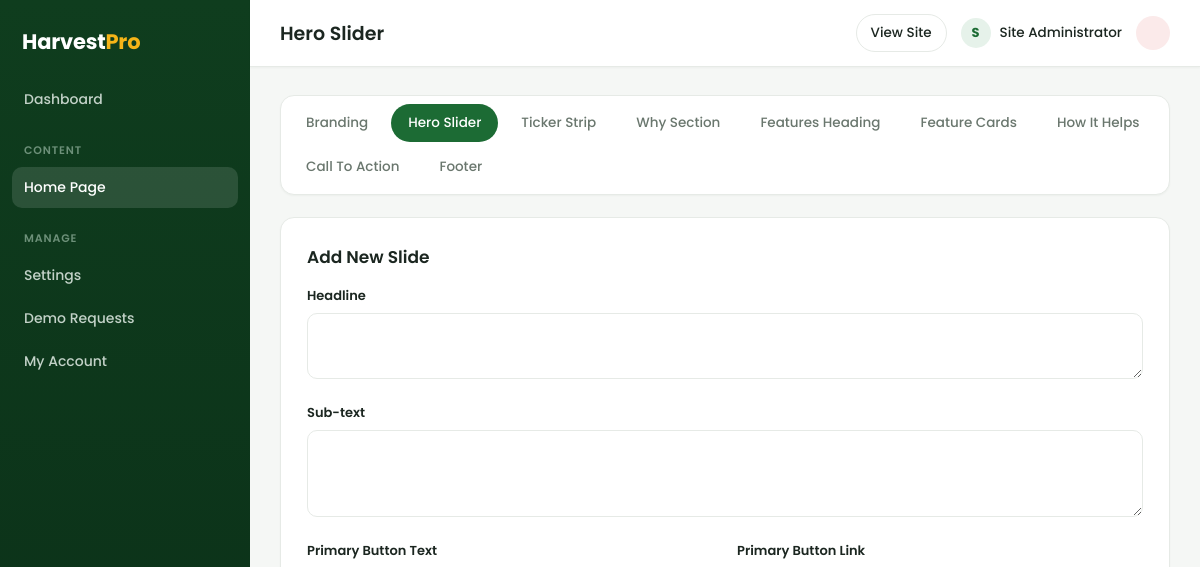
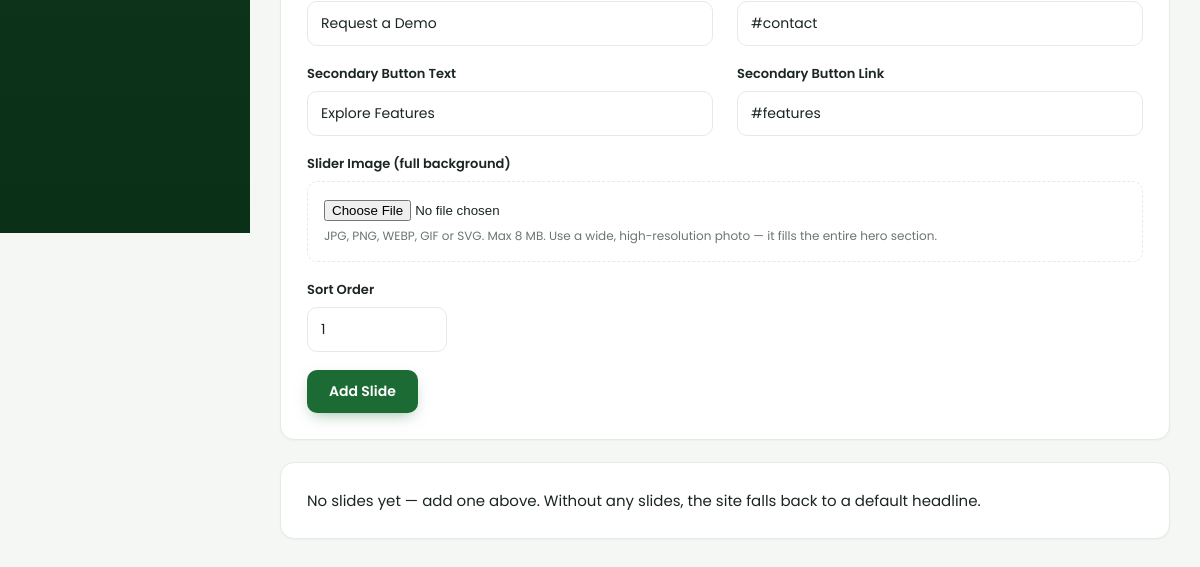
The page /admin/hero-slides.php (signed in) on the database as committed earlier (2 pictures, top to bottom).
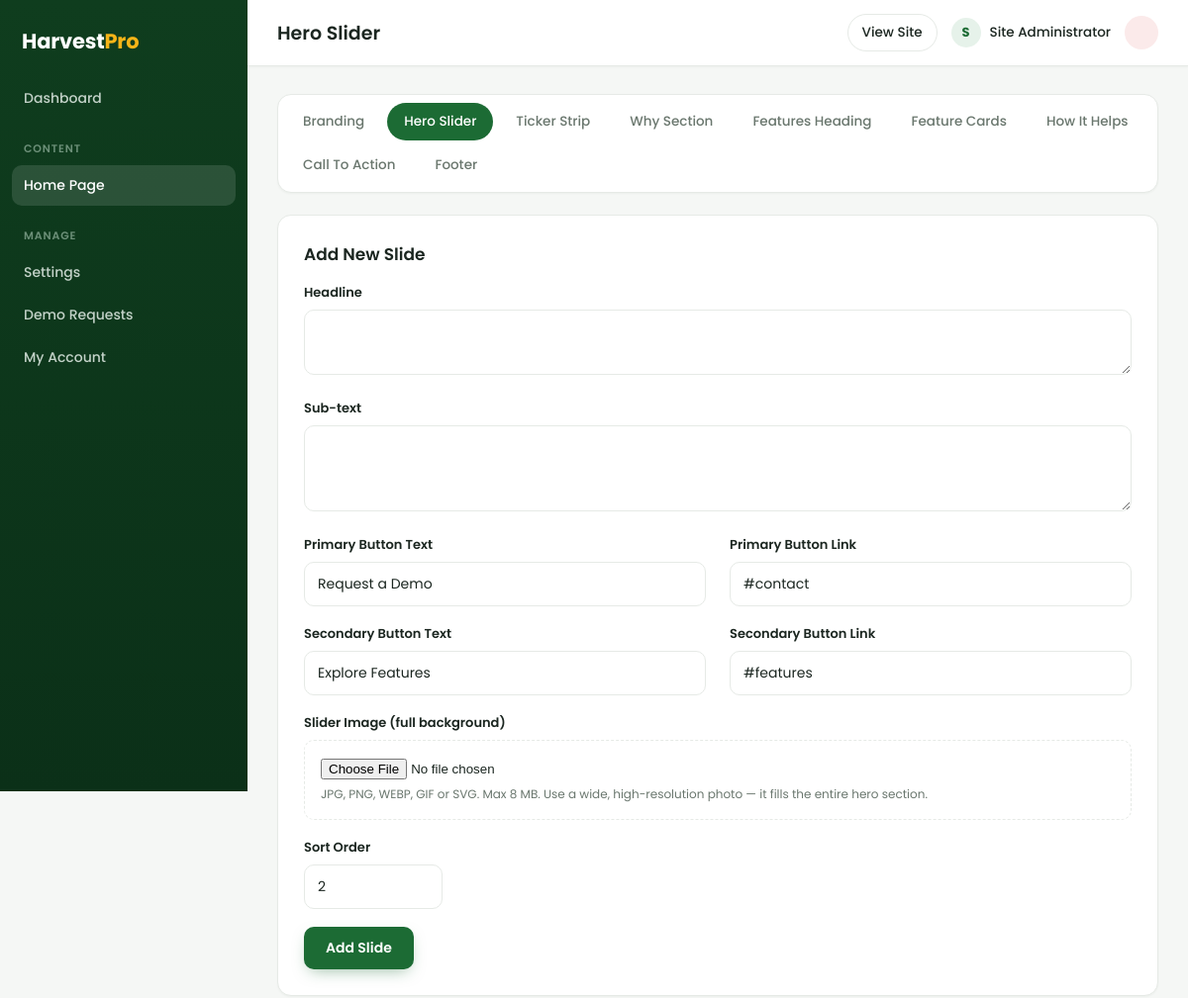
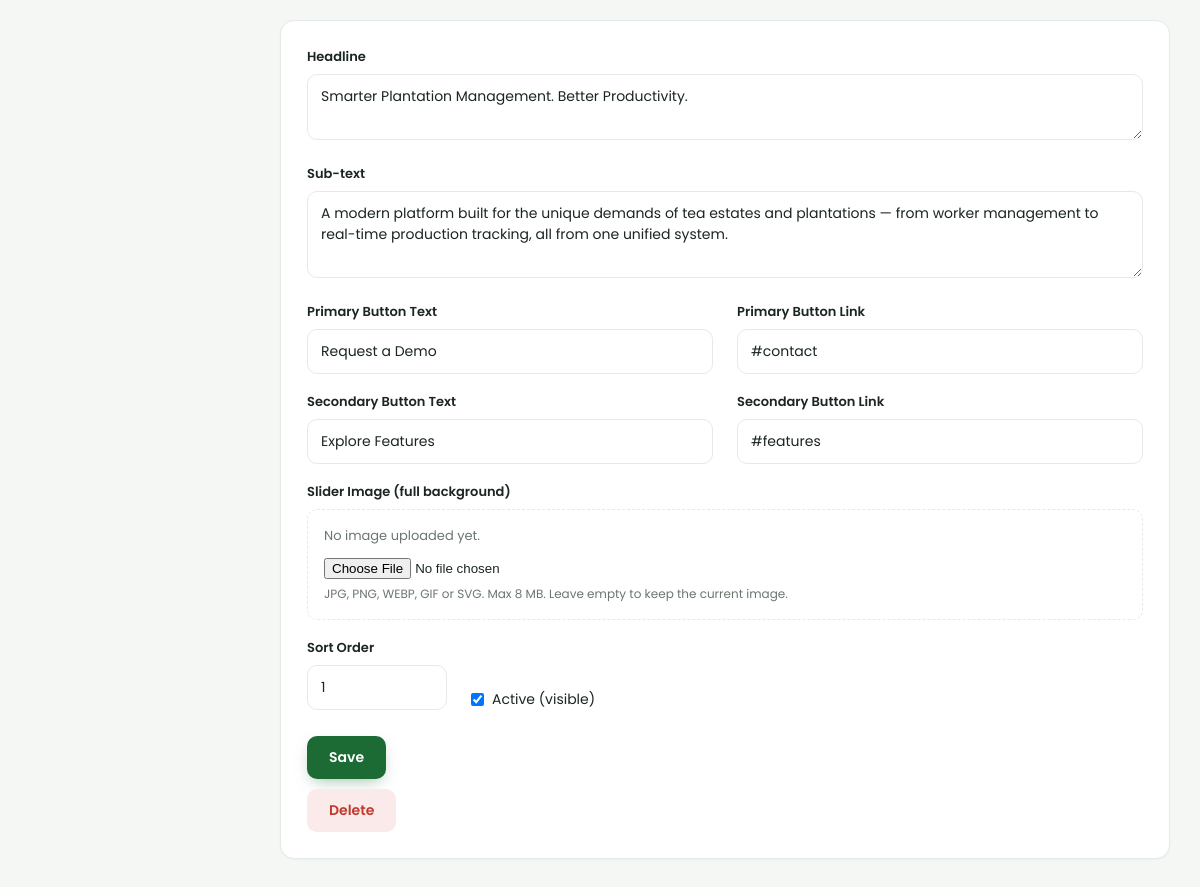
The same page on the database as committed later (2 pictures, top to bottom).
### tables this page shows
CREATE TABLE IF NOT EXISTS `hero_slides` (
  `id` INT(11) NOT NULL AUTO_INCREMENT,
  `headline` VARCHAR(255) NOT NULL DEFAULT '',
  `subtext` TEXT DEFAULT NULL,
  `btn1_text` VARCHAR(100) DEFAULT NULL,
  `btn1_link` VARCHAR(255) DEFAULT NULL,
  `btn2_text` VARCHAR(100) DEFAULT NULL,
  `btn2_link` VARCHAR(255) DEFAULT NULL,
  `image` VARCHAR(255) DEFAULT NULL,
  `sort_order` INT(11) NOT NULL DEFAULT 0,
  `is_active` TINYINT(1) NOT NULL DEFAULT 1,
  PRIMARY KEY (`id`)
);

### includes/functions.php (called while the page is built, shortened)
<?php
function e(?string $value): string
{
    return htmlspecialchars((string)$value, ENT_QUOTES, 'UTF-8');
}

### admin/auth.php (called while the page is built, shortened)
<?php
require_once dirname(__DIR__) . '/includes/functions.php';
function current_admin(): ?array
{
    global $pdo;
    $stmt = $pdo->prepare("SELECT * FROM admins WHERE id = ?");
    $stmt->execute([$_SESSION['admin_id']]);
    return $stmt->fetch() ?: null;
}

### admin/hero-slides.php (the view, shortened to what this page needs)
<?php
require_once __DIR__ . '/auth.php';
$slides = $pdo->query("SELECT * FROM hero_slides ORDER BY sort_order ASC, id ASC")->fetchAll();
$pageTitle = 'Hero Slider';
$page = 'hero_slides';
require __DIR__ . '/header.php';
require __DIR__ . '/homepage-tabs.php';
?>
<div class="a-card">
  <h2 class="a-card-title">Add New Slide</h2>
  <form method="post" enctype="multipart/form-data">
    <div class="a-field"><label>Headline</label><textarea name="headline" rows="2" required></textarea></div>
    <div class="a-field"><label>Sub-text</label><textarea name="subtext" rows="3"></textarea></div>
    <div class="a-row">
      <div class="a-field" style="flex:1"><label>Primary Button Text</label><input type="text" name="btn1_text" value="Request a Demo"></div>
      <div class="a-field" style="flex:1"><label>Primary Button Link</label><input type="text" name="btn1_link" value="#contact"></div>
    </div>
    <div class="a-row">
      <div class="a-field" style="flex:1"><label>Secondary Button Text</label><input type="text" name="btn2_text" value="Explore Features"></div>
      <div class="a-field" style="flex:1"><label>Secondary Button Link</label><input type="text" name="btn2_link" value="#features"></div>
    </div>
    <div class="a-field">
      <label>Slider Image (full background)</label>
      <div class="a-image-field">
        <input type="file" name="image" accept="image/*">
        <small class="a-help">JPG, PNG, WEBP, GIF or SVG. Max 8 MB. Use a wide, high-resolution photo — it fills the entire hero section.</small>
      </div>
    </div>
    <div class="a-field" style="max-width:140px"><label>Sort Order</label><input type="number" name="sort_order" value="<?= count($slides)+1 ?>"></div>
    <button class="a-btn a-btn-primary"><?= admin_icon('plus', 16) ?> Add Slide</button>
  </form>
</div>
<?php foreach ($slides as $s): ?>
  <div class="a-card">
    <form method="post" enctype="multipart/form-data">
      <div class="a-field"><label>Headline</label><textarea name="headline" rows="2" required><?= e($s['headline']) ?></textarea></div>
      <div class="a-field"><label>Sub-text</label><textarea name="subtext" rows="3"><?= e($s['subtext']) ?></textarea></div>
      <div class="a-row">
        <div class="a-field" style="flex:1"><label>Primary Button Text</label><input type="text" name="btn1_text" value="<?= e($s['btn1_text']) ?>"></div>
        <div class="a-field" style="flex:1"><label>Primary Button Link</label><input type="text" name="btn1_link" value="<?= e($s['btn1_link']) ?>"></div>
      </div>
      <div class="a-row">
        <div class="a-field" style="flex:1"><label>Secondary Button Text</label><input type="text" name="btn2_text" value="<?= e($s['btn2_text']) ?>"></div>
        <div class="a-field" style="flex:1"><label>Secondary Button Link</label><input type="text" name="btn2_link" value="<?= e($s['btn2_link']) ?>"></div>
      </div>
      <div class="a-field">
        <label>Slider Image (full background)</label>
        <div class="a-image-field">
          <?php if ($s['image']): ?>
            <div class="a-thumb">
              <img src="<?= e(resolve_image_url($s['image'])) ?>" alt="">
              <label class="a-remove"><input type="checkbox" name="remove_image_<?= (int)$s['id'] ?>" value="1"> Remove</label>
            </div>
          <?php else: ?>
            <span class="a-noimg">No image uploaded yet.</span>
          <?php endif; ?>
          <input type="file" name="image_<?= (int)$s['id'] ?>" accept="image/*">
          <small class="a-help">JPG, PNG, WEBP, GIF or SVG. Max 8 MB. Leave empty to keep the current image.</small>
        </div>
      </div>
      <div class="a-row">
        <div class="a-field" style="max-width:140px"><label>Sort Order</label><input type="number" name="sort_order" value="<?= (int)$s['sort_order'] ?>"></div>
        <label class="a-check"><input type="checkbox" name="is_active" <?= $s['is_active']?'checked':'' ?>> Active (visible)</label>
      </div>
      <div class="a-actions">
        <button class="a-btn a-btn-primary" type="submit">Save</button>
      </div>
    </form>
    <form method="post" onsubmit="return confirm('Delete this slide?');" style="margin-top:10px">
      <button class="a-btn a-btn-danger" type="submit"><?= admin_icon('trash', 16) ?> Delete</button>
    </form>
  </div>
<?php endforeach; ?>
<?php if (!$slides): ?>
  <div class="a-card"><p>No slides yet — add one above. Without any slides, the site falls back to a default headline.</p></div>
<?php endif; ?>
<?php require __DIR__ . '/footer.php'; ?>

### admin/header.php (shortened to what this page needs)
<?php
require_once __DIR__ . '/auth.php';
$admin = current_admin();
$page  = $page ?? '';
?>
<!DOCTYPE html>
<html lang="en">
<head>
<link rel="stylesheet" href="assets/admin.css">
</head>
<body>
<div class="a-layout">
  <aside class="a-sidebar" id="aSidebar">
    <div class="a-logo">Harvest<span>Pro</span></div>
    <nav class="a-nav">
      <a href="index.php" class="<?= $page==='dashboard'?'active':'' ?>"><?= admin_icon('dashboard') ?> Dashboard</a>
      <p class="a-nav-label">Content</p>
      <a href="section.php?g=branding" class="<?= in_array($page, HOMEPAGE_TABS, true)?'active':'' ?>"><?= admin_icon('home') ?> Home Page</a>
      <p class="a-nav-label">Manage</p>
      <a href="settings.php" class="<?= $page==='settings'?'active':'' ?>"><?= admin_icon('settings') ?> Settings</a>
      <a href="requests.php" class="<?= $page==='requests'?'active':'' ?>"><?= admin_icon('inbox') ?> Demo Requests</a>
      <a href="account.php" class="<?= $page==='account'?'active':'' ?>"><?= admin_icon('user') ?> My Account</a>
    </nav>
  </aside>
  <div class="a-main">
    <header class="a-topbar">
      <h1><?= e($pageTitle ?? 'Dashboard') ?></h1>
      <div class="a-top-right">
        <a href="../index.php" target="_blank" class="a-view-site"><?= admin_icon('external', 16) ?> View Site</a>
        <span class="a-user-chip">
          <span class="a-user-avatar"><?= e(strtoupper(substr($admin['full_name'] ?: $admin['username'], 0, 1))) ?></span>
          <span class="a-user"><?= e($admin['full_name'] ?: $admin['username']) ?></span>
        </span>
        <a href="logout.php" class="a-logout"><?= admin_icon('logout', 16) ?></a>
      </div>
    </header>
    <main class="a-content">

### admin/homepage-tabs.php
<?php
$homepageTabs = [
    ['key' => 'branding',      'label' => 'Branding',         'href' => 'section.php?g=branding'],
    ['key' => 'hero_slides',   'label' => 'Hero Slider',      'href' => 'hero-slides.php'],
    ['key' => 'ticker',        'label' => 'Ticker Strip',     'href' => 'section.php?g=ticker'],
    ['key' => 'why',           'label' => 'Why Section',      'href' => 'section.php?g=why'],
    ['key' => 'features_head', 'label' => 'Features Heading', 'href' => 'section.php?g=features'],
    ['key' => 'features',      'label' => 'Feature Cards',    'href' => 'features.php'],
    ['key' => 'how',           'label' => 'How It Helps',     'href' => 'section.php?g=how'],
    ['key' => 'cta',           'label' => 'Call To Action',   'href' => 'section.php?g=cta'],
    ['key' => 'footer',        'label' => 'Footer',           'href' => 'section.php?g=footer'],
];
?>
<nav class="a-hometabs">
  <?php foreach ($homepageTabs as $t): ?>
    <a href="<?= e($t['href']) ?>" class="<?= $page === $t['key'] ? 'active' : '' ?>"><?= e($t['label']) ?></a>
  <?php endforeach; ?>
</nav>

### admin/footer.php (shortened to what this page needs)
    </main>
  </div>
</div>
</body>
</html>

Rows that differ between the two databases and show on the page:
added hero_slides: headline "Smarter Plantation Management. Better Productivity.", subtext "A modern platform built for the unique demands of tea estates and plantations — from worker management to real-time production tracking, all from one unified system.", btn1_text "Request a Demo", btn1_link "#contact", btn2_text "Explore Features", btn2_link "#features", image "No image uploaded yet.", sort_order "1", is_active "☑"
Other text that changed with them:
form field sort_order: "1" → "2"
text no longer shown: "No slides yet — add one above. Without any slides, the site falls back to a default headline."
